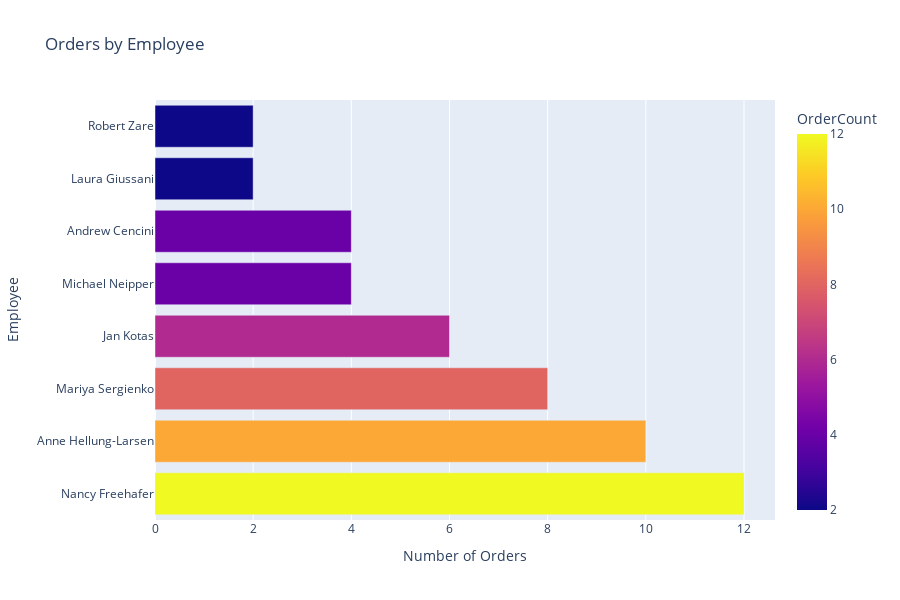

Write notebook code for a chart like this one.
### Markdown cell above
## 3. Orders by Employee (Interactive)

### Code cell
if 'df' in locals():
    df['EmployeeName'] = df['FirstName'] + ' ' + df['LastName']
    employee_orders = df['EmployeeName'].value_counts().reset_index()
    employee_orders.columns = ['EmployeeName', 'OrderCount']
    
    fig = px.bar(
        employee_orders,
        y='EmployeeName',
        x='OrderCount',
        orientation='h',
        title='Orders by Employee',
        color='OrderCount',
        color_continuous_scale='Plasma'
    )
    
    fig.update_layout(
        xaxis_title='Number of Orders',
        yaxis_title='Employee',
        height=600
    )
    
    try:
        fig.write_html("../figures/orders_by_employee_notebook.html")
        fig.show()
    except Exception as e:
        print(f"Error displaying/saving plot: {e}")

### Figure 1 — Plotly figure (JSON) as saved in the notebook; plotly's stock layout.template omitted (floating-point values rounded to 4 significant figures)
{"data": [{"hovertemplate": "OrderCount=%{marker.color}<br>EmployeeName=%{y}<extra></extra>", "legendgroup": "", "marker": {"color": [12, 10, 8, 6, 4, 4, 2, 2], "coloraxis": "coloraxis", "pattern": {"shape": ""}}, "name": "", "orientation": "h", "showlegend": false, "textposition": "auto", "type": "bar", "x": [12, 10, 8, 6, 4, 4, 2, 2], "xaxis": "x", "y": ["Nancy Freehafer", "Anne Hellung-Larsen", "Mariya Sergienko", "Jan Kotas", "Michael Neipper", "Andrew Cencini", "Laura Giussani", "Robert Zare"], "yaxis": "y"}], "layout": {"barmode": "relative", "coloraxis": {"colorbar": {"title": {"text": "OrderCount"}}, "colorscale": [[0, "#0d0887"], [0.1111, "#46039f"], [0.2222, "#7201a8"], [0.3333, "#9c179e"], [0.4444, "#bd3786"], [0.5556, "#d8576b"], [0.6667, "#ed7953"], [0.7778, "#fb9f3a"], [0.8889, "#fdca26"], [1, "#f0f921"]]}, "height": 600, "legend": {"tracegroupgap": 0}, "title": {"text": "Orders by Employee"}, "xaxis": {"anchor": "y", "domain": [0, 1], "title": {"text": "Number of Orders"}}, "yaxis": {"anchor": "x", "domain": [0, 1], "title": {"text": "Employee"}}}}
